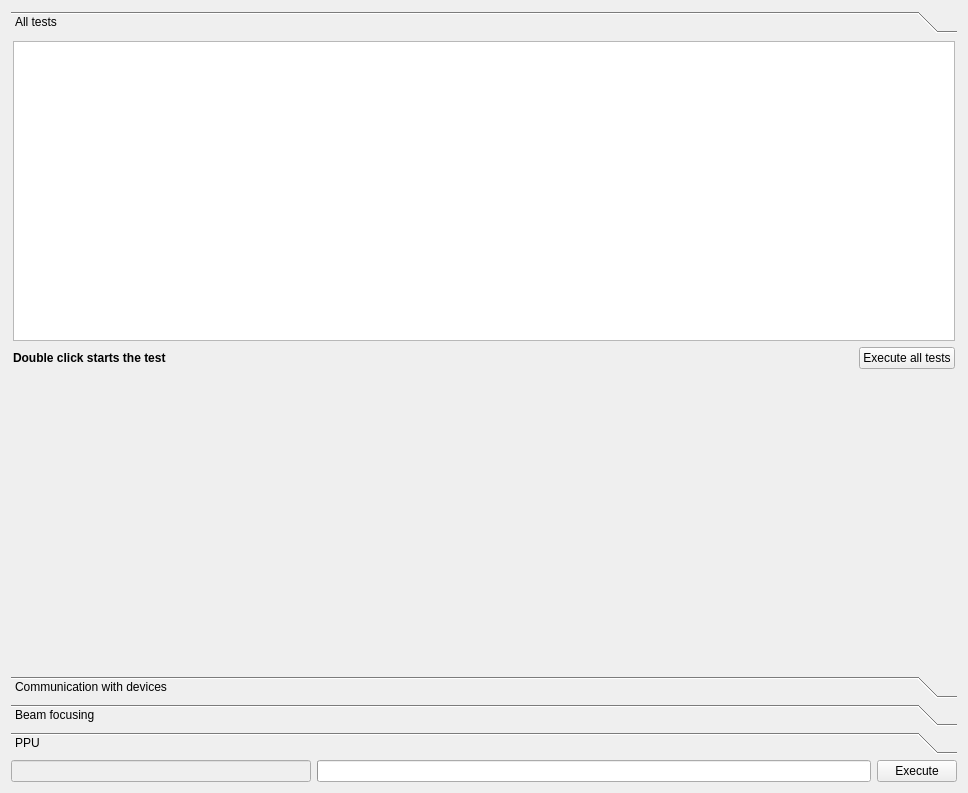
<?xml version="1.0" encoding="UTF-8"?>
<ui version="4.0">
 <class>Form3</class>
 <widget class="QWidget" name="Form3">
  <property name="geometry">
   <rect>
    <x>0</x>
    <y>0</y>
    <width>968</width>
    <height>793</height>
   </rect>
  </property>
  <property name="windowTitle">
   <string>Form3</string>
  </property>
  <layout class="QVBoxLayout" name="verticalLayout_6">
   <item>
    <layout class="QVBoxLayout" name="verticalLayout_5">
     <item>
      <widget class="QToolBox" name="test_toolbox">
       <property name="sizePolicy">
        <sizepolicy hsizetype="Preferred" vsizetype="Preferred">
         <horstretch>0</horstretch>
         <verstretch>0</verstretch>
        </sizepolicy>
       </property>
       <property name="maximumSize">
        <size>
         <width>32767</width>
         <height>32767</height>
        </size>
       </property>
       <property name="currentIndex">
        <number>0</number>
       </property>
       <widget class="QWidget" name="queue_toolbox_page">
        <property name="geometry">
         <rect>
          <x>0</x>
          <y>0</y>
          <width>948</width>
          <height>635</height>
         </rect>
        </property>
        <attribute name="label">
         <string>All tests</string>
        </attribute>
        <layout class="QVBoxLayout" name="verticalLayout">
         <property name="spacing">
          <number>2</number>
         </property>
         <property name="margin">
          <number>2</number>
         </property>
         <item>
          <layout class="QVBoxLayout">
           <item>
            <layout class="QHBoxLayout">
             <property name="spacing">
              <number>0</number>
             </property>
             <property name="margin">
              <number>0</number>
             </property>
            </layout>
           </item>
           <item>
            <widget class="QListWidget" name="available_tests_listwidget"/>
           </item>
           <item>
            <layout class="QHBoxLayout" name="horizontalLayout_3">
             <property name="topMargin">
              <number>0</number>
             </property>
             <item>
              <widget class="QLabel" name="label">
               <property name="font">
                <font>
                 <weight>75</weight>
                 <bold>true</bold>
                </font>
               </property>
               <property name="text">
                <string>Double click starts the test</string>
               </property>
              </widget>
             </item>
             <item>
              <spacer name="horizontalSpacer">
               <property name="orientation">
                <enum>Qt::Horizontal</enum>
               </property>
               <property name="sizeHint" stdset="0">
                <size>
                 <width>40</width>
                 <height>20</height>
                </size>
               </property>
              </spacer>
             </item>
             <item>
              <widget class="QPushButton" name="execute_all_button">
               <property name="text">
                <string>Execute all tests</string>
               </property>
              </widget>
             </item>
            </layout>
           </item>
           <item>
            <spacer name="spacerf53">
             <property name="orientation">
              <enum>Qt::Vertical</enum>
             </property>
             <property name="sizeType">
              <enum>QSizePolicy::Expanding</enum>
             </property>
             <property name="sizeHint" stdset="0">
              <size>
               <width>40</width>
               <height>20</height>
              </size>
             </property>
            </spacer>
           </item>
          </layout>
         </item>
        </layout>
       </widget>
       <widget class="QWidget" name="com_toolbox_page">
        <property name="geometry">
         <rect>
          <x>0</x>
          <y>0</y>
          <width>948</width>
          <height>635</height>
         </rect>
        </property>
        <attribute name="label">
         <string>Communication with devices</string>
        </attribute>
        <layout class="QVBoxLayout" name="verticalLayout_2">
         <item>
          <widget class="QTableWidget" name="comm_device_table">
           <property name="sizePolicy">
            <sizepolicy hsizetype="Preferred" vsizetype="Expanding">
             <horstretch>0</horstretch>
             <verstretch>0</verstretch>
            </sizepolicy>
           </property>
           <property name="maximumSize">
            <size>
             <width>32767</width>
             <height>32767</height>
            </size>
           </property>
           <column>
            <property name="text">
             <string>DNS name</string>
            </property>
           </column>
           <column>
            <property name="text">
             <string>IP</string>
            </property>
           </column>
           <column>
            <property name="text">
             <string>Location</string>
            </property>
           </column>
           <column>
            <property name="text">
             <string>Mac address</string>
            </property>
           </column>
           <column>
            <property name="text">
             <string>Description</string>
            </property>
           </column>
          </widget>
         </item>
         <item>
          <spacer name="verticalSpacer">
           <property name="orientation">
            <enum>Qt::Vertical</enum>
           </property>
           <property name="sizeHint" stdset="0">
            <size>
             <width>20</width>
             <height>40</height>
            </size>
           </property>
          </spacer>
         </item>
        </layout>
       </widget>
       <widget class="QWidget" name="focus_toolbox_page">
        <property name="geometry">
         <rect>
          <x>0</x>
          <y>0</y>
          <width>948</width>
          <height>315</height>
         </rect>
        </property>
        <attribute name="label">
         <string>Beam focusing</string>
        </attribute>
        <layout class="QVBoxLayout" name="verticalLayout_3">
         <item>
          <layout class="QVBoxLayout">
           <property name="spacing">
            <number>5</number>
           </property>
           <property name="margin">
            <number>5</number>
           </property>
           <item>
            <layout class="QHBoxLayout">
             <property name="spacing">
              <number>2</number>
             </property>
             <property name="margin">
              <number>0</number>
             </property>
             <item>
              <widget class="QLabel" name="focus_mode_label">
               <property name="minimumSize">
                <size>
                 <width>480</width>
                 <height>0</height>
                </size>
               </property>
               <property name="font">
                <font>
                 <weight>75</weight>
                 <bold>true</bold>
                </font>
               </property>
               <property name="frameShape">
                <enum>QFrame::NoFrame</enum>
               </property>
               <property name="frameShadow">
                <enum>QFrame::Sunken</enum>
               </property>
               <property name="text">
                <string>Focusing mode:</string>
               </property>
               <property name="wordWrap">
                <bool>false</bool>
               </property>
              </widget>
             </item>
            </layout>
           </item>
           <item>
            <widget class="QTableWidget" name="focus_modes_table">
             <property name="sizePolicy">
              <sizepolicy hsizetype="Preferred" vsizetype="Expanding">
               <horstretch>0</horstretch>
               <verstretch>0</verstretch>
              </sizepolicy>
             </property>
             <property name="maximumSize">
              <size>
               <width>32767</width>
               <height>32767</height>
              </size>
             </property>
             <property name="wordWrap">
              <bool>false</bool>
             </property>
             <attribute name="horizontalHeaderMinimumSectionSize">
              <number>60</number>
             </attribute>
            </widget>
           </item>
           <item>
            <layout class="QHBoxLayout">
             <property name="spacing">
              <number>2</number>
             </property>
             <property name="margin">
              <number>0</number>
             </property>
             <item>
              <widget class="QLabel" name="textLabel2">
               <property name="text">
                <string>Set focusing mode:</string>
               </property>
               <property name="wordWrap">
                <bool>false</bool>
               </property>
              </widget>
             </item>
             <item>
              <widget class="QComboBox" name="focus_modes_combo"/>
             </item>
             <item>
              <spacer name="spacer5">
               <property name="orientation">
                <enum>Qt::Horizontal</enum>
               </property>
               <property name="sizeType">
                <enum>QSizePolicy::Expanding</enum>
               </property>
               <property name="sizeHint" stdset="0">
                <size>
                 <width>40</width>
                 <height>20</height>
                </size>
               </property>
              </spacer>
             </item>
            </layout>
           </item>
           <item>
            <spacer name="verticalSpacer_2">
             <property name="orientation">
              <enum>Qt::Vertical</enum>
             </property>
             <property name="sizeHint" stdset="0">
              <size>
               <width>20</width>
               <height>40</height>
              </size>
             </property>
            </spacer>
           </item>
          </layout>
         </item>
        </layout>
       </widget>
       <widget class="QWidget" name="ppu_toolbox_page">
        <property name="geometry">
         <rect>
          <x>0</x>
          <y>0</y>
          <width>948</width>
          <height>635</height>
         </rect>
        </property>
        <attribute name="label">
         <string>PPU</string>
        </attribute>
        <layout class="QVBoxLayout" name="verticalLayout_4">
         <property name="spacing">
          <number>2</number>
         </property>
         <item>
          <layout class="QVBoxLayout">
           <property name="spacing">
            <number>5</number>
           </property>
           <property name="margin">
            <number>5</number>
           </property>
           <item>
            <layout class="QHBoxLayout">
             <property name="spacing">
              <number>2</number>
             </property>
             <property name="margin">
              <number>0</number>
             </property>
             <item>
              <widget class="QLabel" name="ppu_status_label">
               <property name="minimumSize">
                <size>
                 <width>400</width>
                 <height>0</height>
                </size>
               </property>
               <property name="maximumSize">
                <size>
                 <width>400</width>
                 <height>32767</height>
                </size>
               </property>
               <property name="font">
                <font>
                 <weight>75</weight>
                 <bold>true</bold>
                </font>
               </property>
               <property name="frameShadow">
                <enum>QFrame::Sunken</enum>
               </property>
               <property name="text">
                <string>PPU status:</string>
               </property>
               <property name="wordWrap">
                <bool>false</bool>
               </property>
              </widget>
             </item>
             <item>
              <spacer name="horizontalSpacer_4">
               <property name="orientation">
                <enum>Qt::Horizontal</enum>
               </property>
               <property name="sizeHint" stdset="0">
                <size>
                 <width>40</width>
                 <height>20</height>
                </size>
               </property>
              </spacer>
             </item>
            </layout>
           </item>
           <item>
            <widget class="QTextBrowser" name="ppu_status_textbrowser">
             <property name="sizePolicy">
              <sizepolicy hsizetype="Preferred" vsizetype="Expanding">
               <horstretch>0</horstretch>
               <verstretch>0</verstretch>
              </sizepolicy>
             </property>
             <property name="maximumSize">
              <size>
               <width>32767</width>
               <height>32767</height>
              </size>
             </property>
            </widget>
           </item>
           <item>
            <layout class="QHBoxLayout" name="horizontalLayout_2">
             <property name="spacing">
              <number>2</number>
             </property>
             <property name="leftMargin">
              <number>0</number>
             </property>
             <property name="topMargin">
              <number>0</number>
             </property>
             <item>
              <widget class="QPushButton" name="ppu_restart_button">
               <property name="enabled">
                <bool>false</bool>
               </property>
               <property name="text">
                <string>Restart</string>
               </property>
              </widget>
             </item>
             <item>
              <spacer name="horizontalSpacer_3">
               <property name="orientation">
                <enum>Qt::Horizontal</enum>
               </property>
               <property name="sizeHint" stdset="0">
                <size>
                 <width>40</width>
                 <height>20</height>
                </size>
               </property>
              </spacer>
             </item>
            </layout>
           </item>
           <item>
            <spacer name="verticalSpacer_3">
             <property name="orientation">
              <enum>Qt::Vertical</enum>
             </property>
             <property name="sizeHint" stdset="0">
              <size>
               <width>20</width>
               <height>40</height>
              </size>
             </property>
            </spacer>
           </item>
          </layout>
         </item>
        </layout>
       </widget>
      </widget>
     </item>
     <item>
      <layout class="QHBoxLayout" name="horizontalLayout">
       <item>
        <widget class="QLineEdit" name="progress_msg_ledit">
         <property name="enabled">
          <bool>false</bool>
         </property>
         <property name="maximumSize">
          <size>
           <width>300</width>
           <height>16777215</height>
          </size>
         </property>
        </widget>
       </item>
       <item>
        <widget class="QProgressBar" name="progress_bar"/>
       </item>
       <item>
        <widget class="QPushButton" name="test_button">
         <property name="text">
          <string>Execute</string>
         </property>
        </widget>
       </item>
      </layout>
     </item>
    </layout>
   </item>
  </layout>
 </widget>
 <layoutdefault spacing="6" margin="11"/>
 <resources/>
 <connections/>
</ui>
